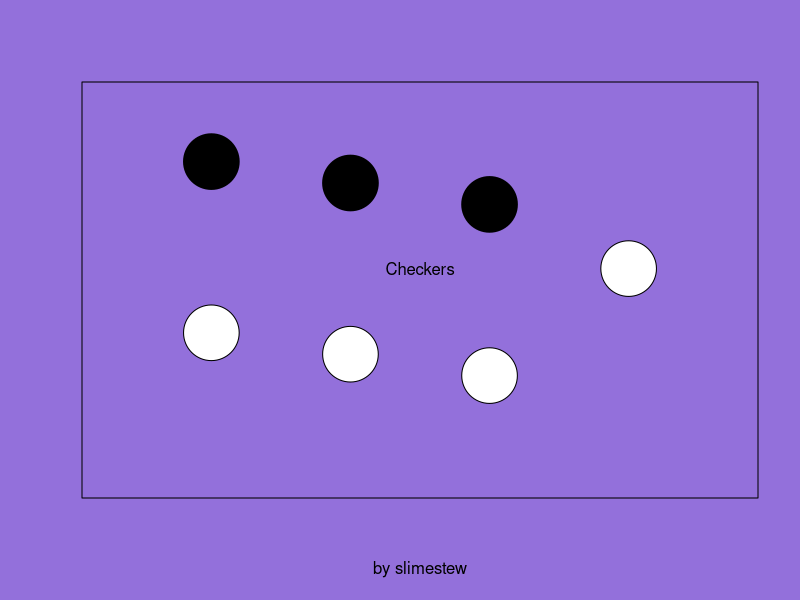

Generate this figure with R: (Note: this script raises an error after producing the figure.)
par(bg = "mediumpurple")
board <- matrix(0, nrow = 8, ncol = 8)
menu <- 0
click <- list(x = 3, y = 3)
selected <- c(-1, -1)
options <- c(0, FALSE, 0)
# Theme
# Draughts
#     Draughts is played on a 10x10 board
# Human or Computer (computer can go first or second)
turn <- 1
flipboard <- TRUE
pause <- FALSE
pieces <- c("⛀", "⛁", "⛂", "⛃")
themes <- c("Monochrome", "Color", "Classical", "Consortium") #last uses Unicode
themeColors <- list(c("white","black","gray80","gray10"), c("white","red","wheat","seagreen"), c("lightyellow","#402010","tan","sienna"), c("white","black","gray80","gray10"))

checkWin <- function(board){
  return(sum(abs(board) == 1) == 0 || sum(abs(board) == 2) == 0 )
}

doAI <- function(board){
  return(board)
}

checkCap <- function(board, selected, turn){
  #todo: check if selected can move
  order <- c(-1,1)
  for(i in 1:8){
    for(j in 1:8){
      for(k in order)
      if(abs(board[i,j]) == turn){
        if(board[i,j] < 0){ #king
          if(i+k < 1 || i+k > 8 || j+k < 1 || j+k > 8) #oob
            break
          if(board[i+k,j+k] == (3-turn)){ #opposing piece
            if(i+k+k < 1 || i+k+k > 8 || j+k+k < 1 || j+k+k > 8) #oob
              break
            if(board[i+k+k,j+k+k] == 0) #empty
              return(TRUE)
          }
        } else { #man
          if(i+k < 1 || i+k > 8 || j+order[turn] < 1 || j+order[turn] > 8) #oob
            break
          if(board[i+k,j+order[turn]] == (3-turn)){ #opposing piece
            if(i+k+k < 1 || i+k+k > 8 || j+order[turn]+order[turn] < 1 || j+order[turn]+order[turn] > 8) #oob
              break
            if(board[i+k+k,j+order[turn]+order[turn]] == 0) #empty
              return(TRUE)
          }
        }
      }
    }
  }
  return(FALSE)
}

movePiece <- function(board, selected, turn){
  tb <- board #tempBoard
  if(checkCap(board, selected, turn)){ #capture required
    if((abs(selected[1] - selected[3]) == 2) && (abs(selected[2] - selected[4]) == 2) #capture
       && (tb[selected[1], selected[2]] == turn && tb[selected[3], selected[4]] == 0) #open space
       && ((tb[(selected[1]+selected[3])/2, (selected[2]+selected[4])/2] == 3- turn))){ #enemy
      tempiece <- tb[selected[1], selected[2]] #swap
      tb[selected[1], selected[2]] <- tb[selected[3], selected[4]]
      tb[selected[3], selected[4]] <- tempiece
      tb[(selected[1]+selected[3])/2, (selected[2]+selected[4])/2] <- 0 #enemy
      if((selected[4] == 1 && tb[selected[3], selected[4]] == 1) || (selected[4] == 8 && tb[selected[3], selected[4]] == 2))
         tb[selected[3], selected[4]] <- tb[selected[3], selected[4]]*-1
    }
    return(tb) #if just here, failed
  }
  if(abs(selected[1] - selected[3]) == 1 && abs(selected[2] - selected[4]) == 1 && tb[selected[3], selected[4]] == 0) #no caps
    tb[c(selected[1], selected[3]), c(selected[2], selected[4])] <- tb[c(selected[3], selected[1]), c(selected[4], selected[2])] #swap
  return(tb)
}

drawBoard <- function(board, options, turn, selected, flipboard){
  gridsize <- 8
  if(options[2])
    gridsize <- 10
  
  if(options[3]>0)
    plot(0, 0, type = "n", xlim = c(1, gridsize+1), ylim = c(1, gridsize+1), col="white", xlab = ifelse(turn==options[4], "Human's turn", "Computer's turn"), ylab = "", axes = FALSE, frame.plot = FALSE)  
  else
    plot(0, 0, type = "n", xlim = c(1, gridsize+1), ylim = c(1, gridsize+1), col="white", xlab = paste("Player ", turn, "'s turn", sep=""), ylab = "", axes = FALSE, frame.plot = FALSE)
  
  if(flipboard){
  for(i in 1:gridsize)
    for(j in 1:gridsize){
      rect(gridsize-i+1, gridsize-j+1, gridsize-i+2, gridsize-j+2, col = themeColors[[options[1]+1]][(1 - (j%%2 + i%%2) %% 2) + 3], border = "black")
      if(board[i,j]!=0)
        symbols(gridsize-i+1.5, gridsize-j+1.5, circles = 0.25, add = TRUE, fg = themeColors[[options[1]+1]][3-board[i,j]], bg = themeColors[[options[1]+1]][board[i,j]], inches = FALSE, lwd=2)
      if(board[i,j]<0)
        symbols(gridsize-i+1.5, gridsize-j+1.5, circles = 0.1, add = TRUE, fg = themeColors[[options[1]+1]][-1*board[i,j]], bg = themeColors[[options[1]+1]][3-(-1*board[i,j])], inches = FALSE, lwd=4)
    }
  } else {
    for(i in 1:gridsize)
      for(j in 1:gridsize){
        rect(i, j, i + 1, j+1, col = themeColors[[options[1]+1]][(1 - (j%%2 + i%%2) %% 2) + 3], border = "black")
        if(board[i,j]!=0)
          symbols(i+0.5, j+0.5, circles = 0.25, add = TRUE, fg = themeColors[[options[1]+1]][3-abs(board[i,j])], bg = themeColors[[options[1]+1]][abs(board[i,j])], inches = FALSE, lwd=2)
        if(board[i,j]<0)
          symbols(i+0.5, j+0.5, circles = 0.1, add = TRUE, fg = themeColors[[options[1]+1]][-1*board[i,j]], bg = themeColors[[options[1]+1]][3-(-1*board[i,j])], inches = FALSE, lwd=4)
      }
  }
  rect(0, 0, 1, 1, col = "thistle", border = "black", xpd = TRUE)
  if(all(selected > 0)){
    if(flipboard){
      rect(gridsize-selected[1]+1, gridsize-selected[2]+1, gridsize-selected[1]+2, gridsize-selected[2]+2, col = "transparent" , border = "mediumpurple4", lwd = 3)
    } else {
      rect(selected[1], selected[2], selected[1]+1, selected[2]+1, col = "transparent" , border = "mediumpurple4", lwd = 3)
    }
  }
  
}

plot(0, 0, type = "n", xlim = c(0, 9), ylim = c(0, 9), col="mediumpurple", xlab = "by slimestew", ylab = "", axes = FALSE, frame.plot = TRUE)
symbols(c(1.5,3.5,5.5,7.5), c(3.5,3,2.5,5), circles = rep(0.4, 4), add = TRUE, bg = "white", inches = FALSE)
symbols(c(1.5,3.5,5.5), c(7.5,7,6.5), circles = rep(0.4, 3), add = TRUE, bg = "black", inches = FALSE)

par(bg = "mediumpurple") #menu
text(4.5,5, "Checkers")

while((floor(click$y) < 5 || floor(click$y) > 8) || menu < 2){
  click <- locator(1)
  plot(0, 0, type = "n", xlim = c(0, 9), ylim = c(0, 9), xlab = "", ylab = "", axes = FALSE, frame.plot = FALSE)
  
  if((floor(click$x) > 1 && floor(click$x) < 7) && menu > 0){
    if(floor(click$y) == 3)
      options[1] <- (options[1]+1) %% 4
    if(floor(click$y) == 2)
      options[2] <- !options[2]
    if(floor(click$y) == 1)
      options[3] <- (options[3]+1) %% 3
  }
  
  rect(1, 5, 7, 6, col = "thistle", border = "darkorchid4")
  rect(1, 3, 7, 4, col = themeColors[[options[1]+1]][4], border = "black")
  rect(1, 2, 7, 3, col = ifelse(options[2], "seagreen", "red"), border = "black")
  rect(1, 1, 7, 2, col = "azure", border = "black")
  text(4,8, "Checkers")
  text(4,3.5, themes[options[1]+1], col=themeColors[[options[1]+1]][3])
  text(4,2.5, "Draughts")
  text(4,1.5, ifelse(options[3]<2, ifelse(options[3],"CPU Second","Human"),"CPU First"))
  text(4,5.5, "Start")
  
  menu = min(menu + 1,2)
}

if(options[2])
  board <- matrix(0, nrow = 10, ncol = 10)

gridsize <- nrow(board)
for(i in 1:gridsize){
  for(j in 1:(gridsize-2)/2){
    if(((j%%2 + i%%2) %% 2) == 0){
      board[i,j] <- 2
    }
    if(((j%%2 + i%%2) %% 2) == 1){
      board[i,gridsize-j+1] <- 1
    }
  }
}

menu <- 0

#game loop
while(!checkWin(board) || floor(click$y) < 2) {
  
  if(menu>0 && !checkWin(board)){
    
    if(any(selected == -1)){ #select piece
      selected <- c(floor(click$x), floor(click$y))
      if(flipboard)
        selected <- c(gridsize-selected[1]+1, gridsize-selected[2]+1)
      if(!is.na(board[selected[1],selected[2]]) && board[selected[1],selected[2]]!=turn) #deselect piece
        selected <- c(-1, -1)
    } else { #move piece
      if((!(floor(click$x) == selected[1] && floor(click$y) == selected[2]) && !flipboard))
        temp <- movePiece(board, c(selected, floor(click$x), floor(click$y)), turn)
      if((!(gridsize-floor(click$x)+1 == selected[1] && gridsize-floor(click$y)+1 == selected[2]) && flipboard))
        temp <- movePiece(board, c(selected, gridsize-floor(click$x)+1, gridsize-floor(click$y)+1), turn)
      if(!identical(temp,board)){ #game state changed
          if(!checkCap(board, selected, turn)){
            turn <- 3 - turn
            pause <- TRUE
          }
        board <- temp
      }
      selected <- c(-1, -1) #clear for next turn
    }
    
    if(options[3]>0 && turn != options[3]){
      board <- doAI(board, options[4])
      turn <- 3 - turn
      pause <- TRUE
    }
  }
  
  if(!pause){
    drawBoard(board, options, turn, selected, flipboard)
  } else {
    plot(0, 0, type = "n", xlim = c(0, gridsize+1), ylim = c(0, gridsize+1), col="white", xlab = "", ylab = "", axes = FALSE, frame.plot = FALSE)
    if(!checkWin(board))
      text(4,4, paste("Click for Player",turn))
    flipboard <- FALSE
    if(turn == 1)
      flipboard <- TRUE
    menu <- -1
  }
  
  menu <- min(menu+1, 1)
  
  click <- locator(1)
  
  if(pause)
    pause <- FALSE
}

rect(2,2.5,7,6.5, col="white")
if(checkWin(board)){
  text(4.5,4, paste("Player ", turn))
  text(4.5,3, "wins!")
  polygon(c(3,3,4,5,6,7,7,3)/2+2, c(4,6,4.5,6,4.5,6,3,3)/2+3.25, col=fiarColors[options[turn+1]])
}